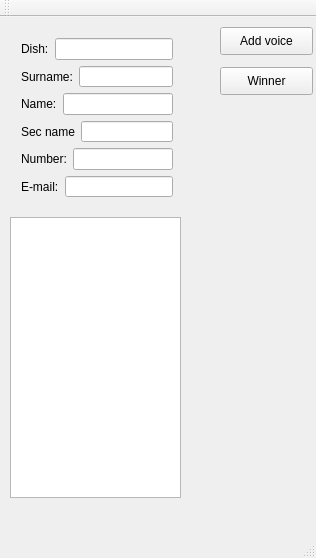
<?xml version="1.0" encoding="UTF-8"?>
<ui version="4.0">
 <class>MainWindow</class>
 <widget class="QMainWindow" name="MainWindow">
  <property name="geometry">
   <rect>
    <x>0</x>
    <y>0</y>
    <width>316</width>
    <height>558</height>
   </rect>
  </property>
  <property name="windowTitle">
   <string>MainWindow</string>
  </property>
  <widget class="QWidget" name="centralWidget">
   <widget class="QTextEdit" name="textEdit">
    <property name="geometry">
     <rect>
      <x>10</x>
      <y>200</y>
      <width>171</width>
      <height>281</height>
     </rect>
    </property>
   </widget>
   <widget class="QPushButton" name="pushButton">
    <property name="geometry">
     <rect>
      <x>220</x>
      <y>10</y>
      <width>93</width>
      <height>28</height>
     </rect>
    </property>
    <property name="text">
     <string>Add voice</string>
    </property>
   </widget>
   <widget class="QPushButton" name="pushButton_2">
    <property name="geometry">
     <rect>
      <x>220</x>
      <y>50</y>
      <width>93</width>
      <height>28</height>
     </rect>
    </property>
    <property name="text">
     <string>Winner</string>
    </property>
   </widget>
   <widget class="QWidget" name="">
    <property name="geometry">
     <rect>
      <x>10</x>
      <y>10</y>
      <width>174</width>
      <height>181</height>
     </rect>
    </property>
    <layout class="QVBoxLayout" name="verticalLayout">
     <item>
      <layout class="QHBoxLayout" name="horizontalLayout_6">
       <item>
        <widget class="QLabel" name="label">
         <property name="text">
          <string>Dish:</string>
         </property>
        </widget>
       </item>
       <item>
        <widget class="QLineEdit" name="lineEdit"/>
       </item>
      </layout>
     </item>
     <item>
      <layout class="QHBoxLayout" name="horizontalLayout_5">
       <item>
        <widget class="QLabel" name="label_2">
         <property name="text">
          <string>Surname:</string>
         </property>
        </widget>
       </item>
       <item>
        <widget class="QLineEdit" name="lineEdit_2"/>
       </item>
      </layout>
     </item>
     <item>
      <layout class="QHBoxLayout" name="horizontalLayout_4">
       <item>
        <widget class="QLabel" name="label_3">
         <property name="text">
          <string>Name:</string>
         </property>
        </widget>
       </item>
       <item>
        <widget class="QLineEdit" name="lineEdit_3"/>
       </item>
      </layout>
     </item>
     <item>
      <layout class="QHBoxLayout" name="horizontalLayout_3">
       <item>
        <widget class="QLabel" name="label_4">
         <property name="text">
          <string>Sec name</string>
         </property>
        </widget>
       </item>
       <item>
        <widget class="QLineEdit" name="lineEdit_4"/>
       </item>
      </layout>
     </item>
     <item>
      <layout class="QHBoxLayout" name="horizontalLayout_2">
       <item>
        <widget class="QLabel" name="label_5">
         <property name="text">
          <string>Number:</string>
         </property>
        </widget>
       </item>
       <item>
        <widget class="QLineEdit" name="lineEdit_5"/>
       </item>
      </layout>
     </item>
     <item>
      <layout class="QHBoxLayout" name="horizontalLayout">
       <item>
        <widget class="QLabel" name="label_6">
         <property name="text">
          <string>E-mail:</string>
         </property>
        </widget>
       </item>
       <item>
        <widget class="QLineEdit" name="lineEdit_6"/>
       </item>
      </layout>
     </item>
    </layout>
   </widget>
  </widget>
  <widget class="QMenuBar" name="menuBar">
   <property name="geometry">
    <rect>
     <x>0</x>
     <y>0</y>
     <width>316</width>
     <height>25</height>
    </rect>
   </property>
  </widget>
  <widget class="QToolBar" name="mainToolBar">
   <attribute name="toolBarArea">
    <enum>TopToolBarArea</enum>
   </attribute>
   <attribute name="toolBarBreak">
    <bool>false</bool>
   </attribute>
  </widget>
  <widget class="QStatusBar" name="statusBar"/>
 </widget>
 <layoutdefault spacing="6" margin="11"/>
 <resources/>
 <connections/>
</ui>
